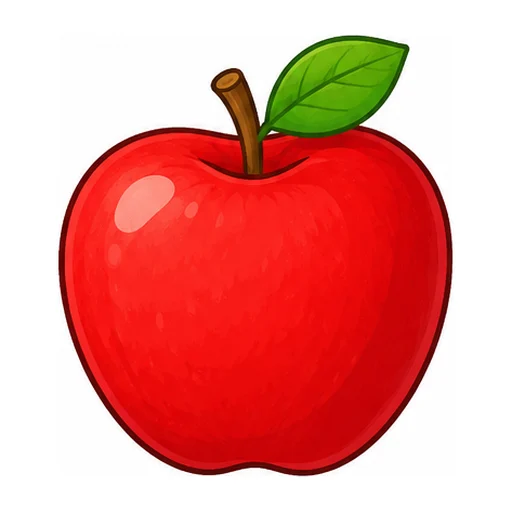
#> input picture img/apple.webp, 512 x 512 px; its folder holds only this picture in this run
$ python cutout.py
#> lines starting #> are read from the running program, lines starting #| are printed output that depends on the picture; after the words box and inside, x2 and y2 are one past the last pixel; in counts of white or black regions, pixels touching at a corner belong together
# -*- coding: utf-8 -*-
"""Tách nền trắng CHỈ vùng nối với mép ảnh (flood fill) -> img/cut/<key>.webp có alpha.
Vùng trắng bên trong (răng, mắt, áo) giữ nguyên vì không nối ra mép. Dùng cho chế độ Khám phá."""
import os, sys, glob
import numpy as np
from PIL import Image, ImageFilter
from scipy import ndimage
sys.stdout.reconfigure(encoding="utf-8", errors="replace")
ROOT = os.path.dirname(os.path.dirname(os.path.abspath(__file__)))
SRC = os.path.join(ROOT, "img"); OUT = os.path.join(ROOT, "img", "cut")
os.makedirs(OUT, exist_ok=True)

def cut(path, name):
#> called with path = 'img/apple.webp', name = 'apple'
    im = Image.open(path).convert("RGB")
#> im is the input picture: PIL image 512x512 RGB; mean R, G, B 232.2, 146.5, 140.1
    a = np.asarray(im).astype(np.int16)
    mn = a.min(axis=2); mx = a.max(axis=2)
#> after `mn = a.min(axis=2)`:
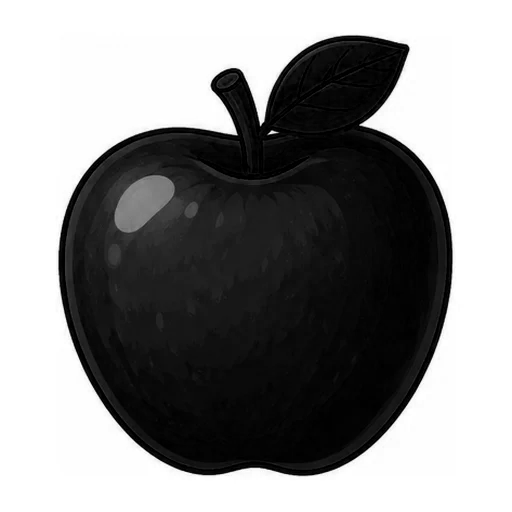
#> mn: shape (512, 512) int16; min 0, max 255, mean 139.5
#> after `mx = a.max(axis=2)`:
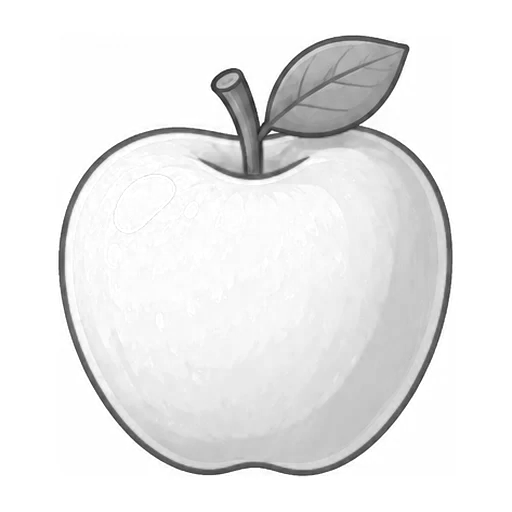
#> mx: shape (512, 512) int16; min 20, max 255, mean 235
    whiteish = (mn > 232) & ((mx - mn) < 14)          # gần trắng, trung tính
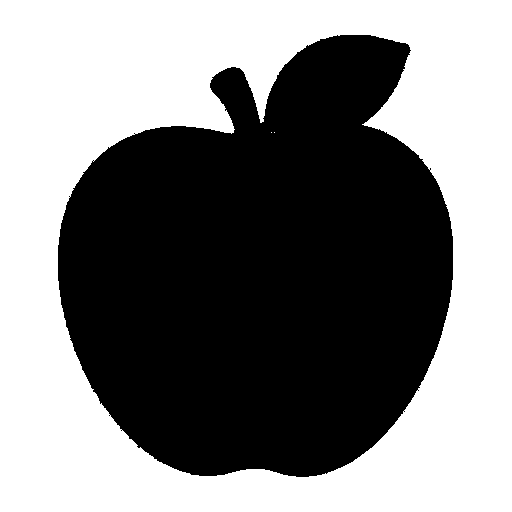
#> whiteish: shape (512, 512) bool; 51% white; 1 black region, box (x1, y1, x2, y2) and area: (58, 35, 453, 477) 128477
    lab, n = ndimage.label(whiteish)
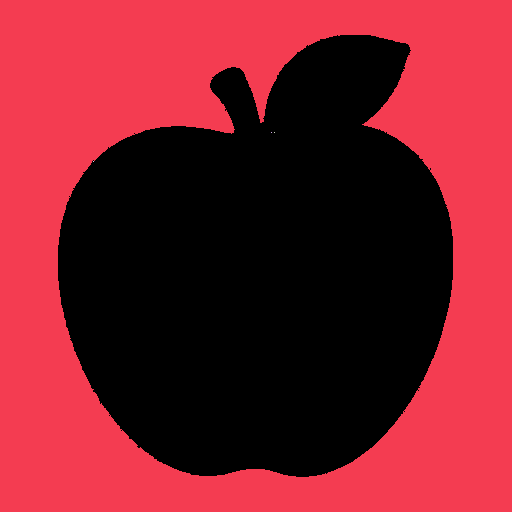
#> lab: shape (512, 512) int32; 5 distinct labels, from 0 to 4; one colour per label, 0 black
#> n = 4
    border = set(np.unique(np.concatenate([lab[0], lab[-1], lab[:, 0], lab[:, -1]])))
#> border = 1 item
    border.discard(0)
    bg = np.isin(lab, list(border))
#> bg: shape (512, 512) bool; 51% white; 1 black region, box (x1, y1, x2, y2) and area: (58, 35, 453, 477) 128480
    # nới nhẹ vùng nền vào 1px để bỏ viền trắng mờ quanh vật
    bg = ndimage.binary_dilation(bg, iterations=1)
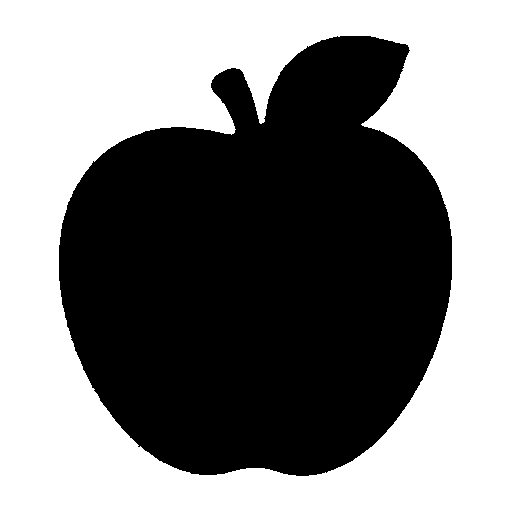
#> bg: shape (512, 512) bool; 51.5% white; 1 black region, box (x1, y1, x2, y2) and area: (59, 36, 452, 476) 127029
    alpha = np.where(bg, 0, 255).astype(np.uint8)
    al = Image.fromarray(alpha).filter(ImageFilter.GaussianBlur(0.8))
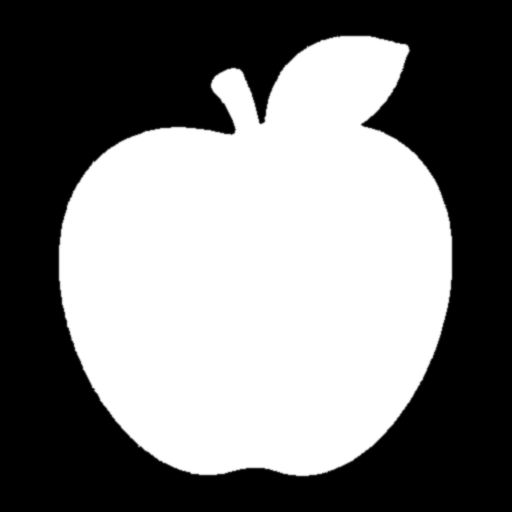
#> al: PIL image 512x512 L; min 0, max 255, mean 123.6
    rgba = im.convert("RGBA"); rgba.putalpha(al)
    # crop sát vật + pad
    box = al.point(lambda p: 255 if p > 8 else 0).getbbox()
#> box = (58, 35, 453, 477)
    if box:
        pad = 6
        box = (max(0, box[0]-pad), max(0, box[1]-pad), min(im.width, box[2]+pad), min(im.height, box[3]+pad))
#> box = (52, 29, 459, 483)
        rgba = rgba.crop(box)
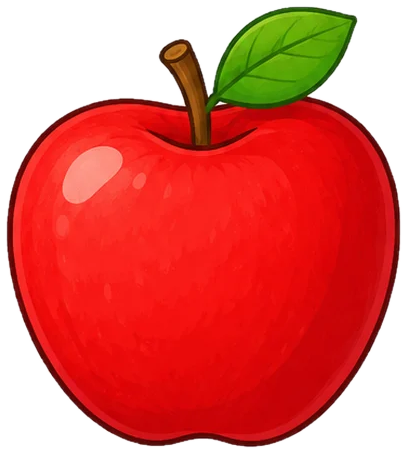
#> rgba: PIL image 407x454 RGBA; mean R, G, B, A 222.6, 101.1, 92, 175.3; transparent parts drawn white
    rgba.save(os.path.join(OUT, name + ".webp"), "WEBP", quality=88)
    return rgba.size

if __name__ == "__main__":
    names = sys.argv[1:] or [os.path.splitext(os.path.basename(p))[0] for p in glob.glob(os.path.join(SRC, "*.webp"))]
    for n in names:
        print(n, cut(os.path.join(SRC, n + ".webp"), n))

$ run again, on img/ball.webp
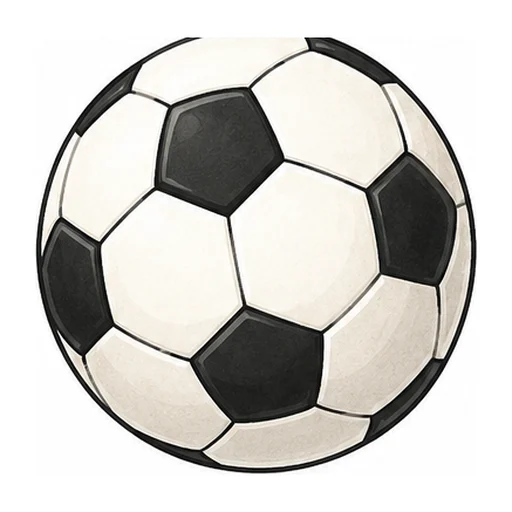
#> input picture img/ball.webp, 512 x 512 px
#> in cut, im is the input picture: PIL image 512x512 RGB; mean R, G, B 207.2, 205.4, 201.3
#> whiteish: shape (512, 512) bool; 59.7% white; 30 black regions (23 under 20 px), largest, box (x1, y1, x2, y2) and area: (35, 37, 477, 474) 105176, (188, 304, 202, 312) 112, (320, 62, 328, 72) 58
#> in cut, `lab, n = ndimage.label(whiteish)`:
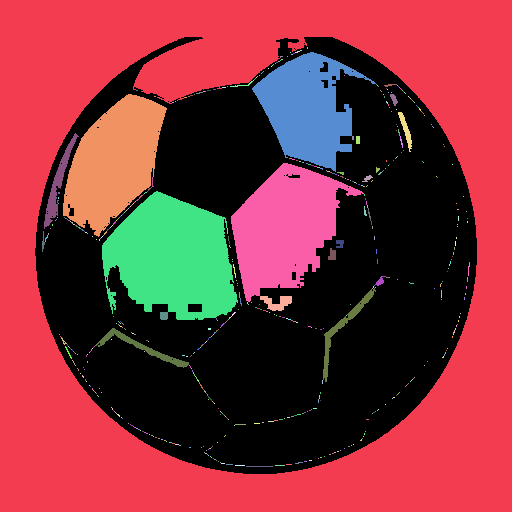
#> lab: shape (512, 512) int32; 593 distinct labels, from 0 to 592; one colour per label, 0 black
#> n = 592
#> border = 1 item
#> alpha: shape (512, 512); 56% white; 1 black region, box (x1, y1, x2, y2) and area: (0, 0, 512, 512) 115281
#> in cut, `box = al.point(lambda p: 255 if p > 8 else 0).getbbox()`: box = (35, 37, 477, 474)
#> in cut, `box = (max(0, box[0]-pad), max(0, box[1]-pad), min(im.width, box[2]+pa..`: box = (29, 31, 483, 480)
#> in cut, `rgba = rgba.crop(box)`:
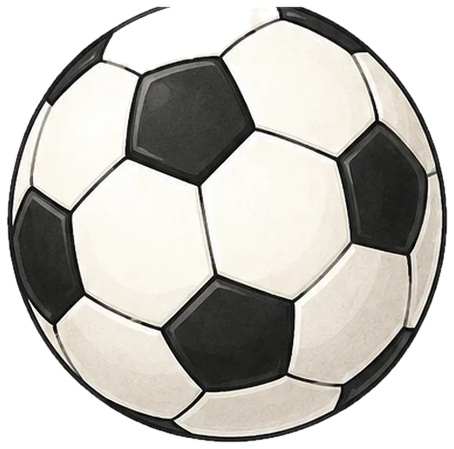
#> rgba: PIL image 454x449 RGBA; mean R, G, B, A 193.6, 191.3, 185.9, 183.7; transparent parts drawn white

$ run again, on img/banana.webp
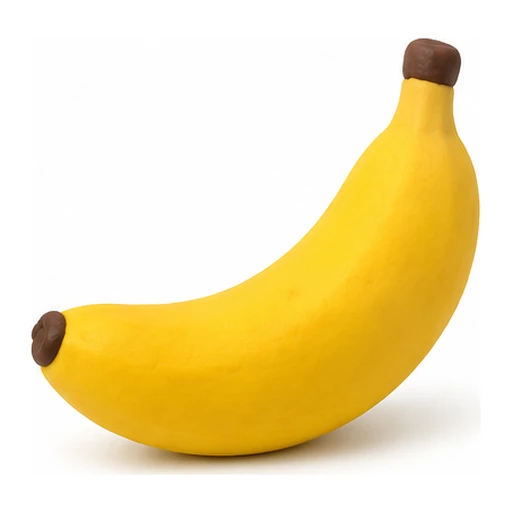
#> input picture img/banana.webp, 512 x 512 px
#> in cut, im is the input picture: PIL image 512x512 RGB; mean R, G, B 244.7, 227.8, 179.6
#> whiteish: shape (512, 512) bool; 63.6% white; 1 black region, box (x1, y1, x2, y2) and area: (31, 38, 481, 474) 95407
#> in cut, `lab, n = ndimage.label(whiteish)`:
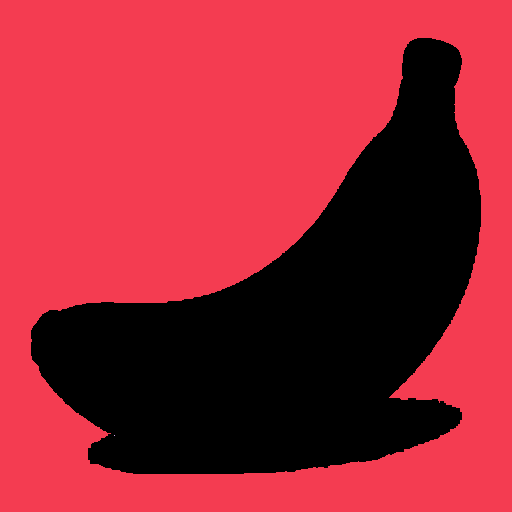
#> lab: shape (512, 512) int32; 3 distinct labels, from 0 to 2; one colour per label, 0 black
#> n = 2
#> border = 1 item
#> alpha: shape (512, 512); 35.8% white; 1 white region, box (x1, y1, x2, y2) and area: (32, 39, 480, 473) 93879
#> in cut, `box = al.point(lambda p: 255 if p > 8 else 0).getbbox()`: box = (31, 38, 481, 474)
#> in cut, `box = (max(0, box[0]-pad), max(0, box[1]-pad), min(im.width, box[2]+pa..`: box = (25, 32, 487, 480)
#> in cut, `rgba = rgba.crop(box)`:
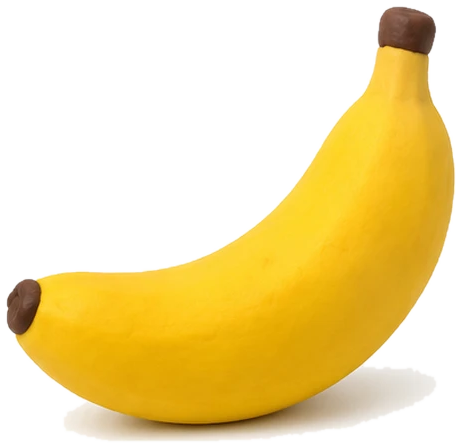
#> rgba: PIL image 462x448 RGBA; mean R, G, B, A 241.9, 220.6, 159.5, 115.7; transparent parts drawn white

$ run again, on img/bed.webp
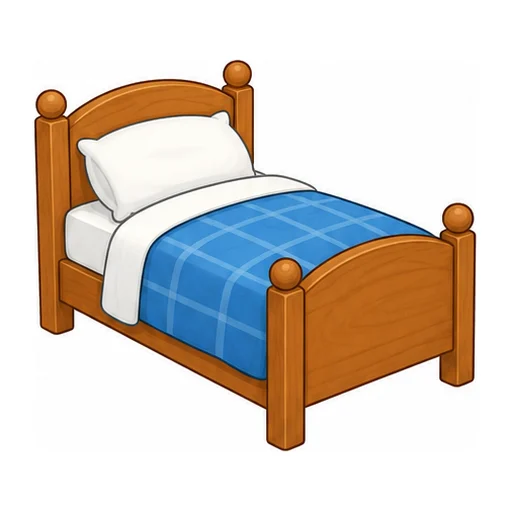
#> input picture img/bed.webp, 512 x 512 px
#> in cut, im is the input picture: PIL image 512x512 RGB; mean R, G, B 216.6, 207.7, 199.5
#> whiteish: shape (512, 512) bool; 66.2% white; 13 black regions (12 under 20 px), largest, box (x1, y1, x2, y2) and area: (34, 59, 477, 452) 88483
#> lab: shape (512, 512) int32; 64 distinct labels, from 0 to 63
#> n = 63
#> border = 1 item
#> alpha: shape (512, 512); 38.3% white; 1 white region, box (x1, y1, x2, y2) and area: (35, 60, 476, 451) 100481
#> in cut, `box = al.point(lambda p: 255 if p > 8 else 0).getbbox()`: box = (34, 59, 477, 452)
#> in cut, `box = (max(0, box[0]-pad), max(0, box[1]-pad), min(im.width, box[2]+pa..`: box = (28, 53, 483, 458)
#> in cut, `rgba = rgba.crop(box)`:
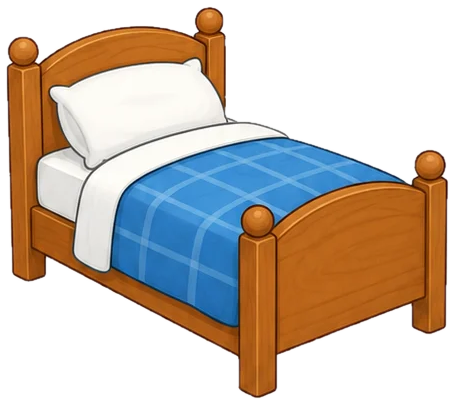
#> rgba: PIL image 455x405 RGBA; mean R, G, B, A 200.3, 187.6, 176.1, 139; transparent parts drawn white
